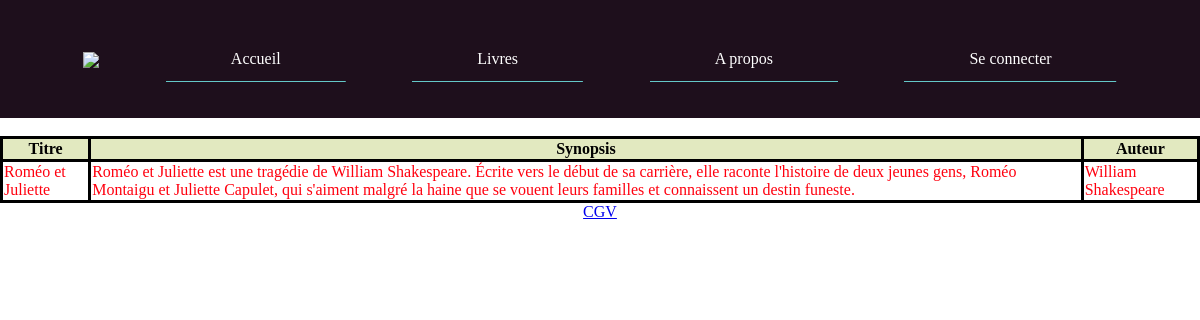
Page /autor/3 on the committed database.
### tables this page shows
CREATE TABLE `books` (
  `id` int(11) NOT NULL,
  `img` text NOT NULL,
  `title` varchar(255) NOT NULL,
  `synopsis` text,
  `id_autor` int(11) NOT NULL
);

CREATE TABLE `autors` (
  `id` int(11) NOT NULL,
  `name` varchar(25) NOT NULL
);

### autor.php (the view, shortened to what this page needs)
<?php
    require 'includes/database.php';
    if (isset($_GET['id']) && !empty($_GET['id'])) {
        $recup_books = $dbh->prepare('SELECT * FROM books WHERE books.id_autor = ?');
        $recup_books->execute([$_GET['id']]);
    }else{
        header('Location: /books');
    }
?>
<!DOCTYPE html>
<html lang="en">
<head>
    <link rel="stylesheet" href="/css/header.css">
    <link rel="stylesheet" href="/css/general.css">
    <link rel="stylesheet" href="/css/book.css">
</head>
<body>
    <header>
        <?php require "includes/header.php"; ?>
    </header>
    <div id="content">
        <table>
            <thead>
                <tr class="entete">
                    <th class="contenu">Titre</th>
                    <th class="contenu">Synopsis</th>
                    <th class="contenu">Auteur</th>
                </tr>
            </thead>
            <tbody>
                <?php
                    while($i = $recup_books->fetch()){
                        $id = htmlspecialchars($i['id']);
                        $title =  htmlspecialchars($i['title']);
                        $synopsis = htmlspecialchars($i['synopsis']);
                        $autorid = htmlspecialchars($i['id_autor']);
                        $extract_autor = $dbh->prepare('SELECT * FROM autors WHERE id = ?');
                        $extract_autor->execute([$autorid]);
                        $autor = $extract_autor->fetch();
                        ?>
                        <tr>
                            <td class="contenu"><a href="<?= "/book/" . $id ?>"><?= $title ?></a></td>
                            <td class="contenu"><a href="<?= "/book/" . $id ?>"><?= $synopsis ?></a></td>
                            <td class="contenu"><a href="<?= "/autor/" . $autor['id'] ?>"><?= $autor['name'] ?></a></td><br>
                        </tr>
                <?php } ?>
            </tbody>
        </table>
    </div>
    <footer>
        <?php require "includes/footer.php"; ?>
    </footer>
</body>
</html>

### css/general.css (style rules this page uses)
* { margin: 0; }

### css/book.css (style rules this page uses)
table { border-collapse:collapse;border-spacing:0; }
.contenu { border-style: solid; }
.contenu a { text-decoration: none; color: #ff000f; transition: ease-in-out .25s; }
.entete { background-color: #E2E9C0; }

### rows in the picture
books: title "Roméo et Juliette", synopsis "Roméo et Juliette est une tragédie de William Shakespeare. Écrite vers le début de sa carrière, elle raconte l'histoire de deux jeunes gens, Roméo Montaigu et Juliette Capulet, qui s'aiment malgré la haine que se vouent leurs familles et connaissent un destin funeste.", id_autor.name "William Shakespeare"
